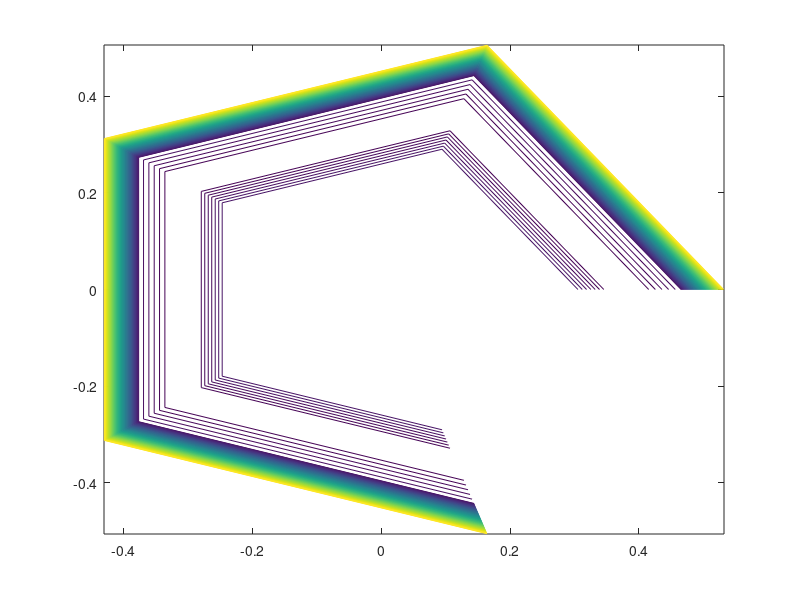
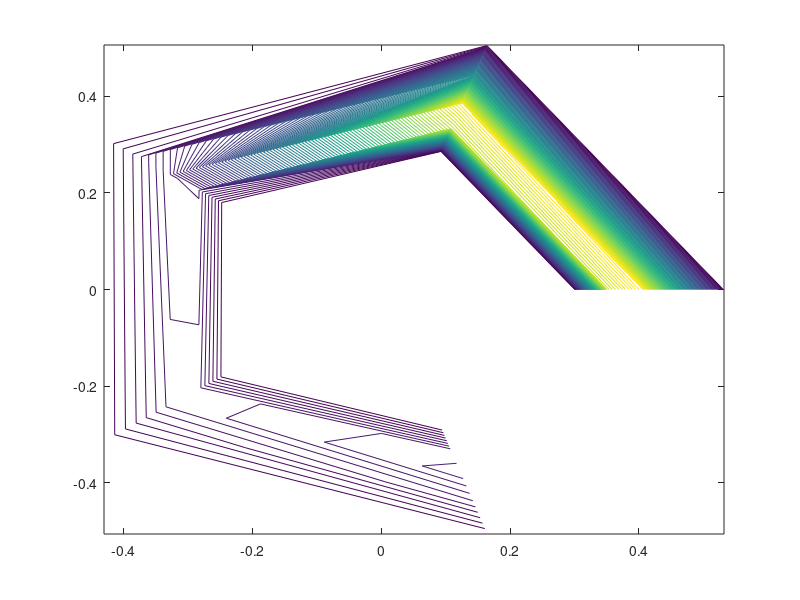

The MATLAB source for these figures, in order:
clc
clear all
alpha=1.1;
nu=1;
k1=1000;
delta_r(1)=0.05;
r(1)=0.3;
% if alpha<1
    i=1;
    while r(i)<0.5
    delta_r(i+1)=alpha*delta_r(i);
    r(i+1)=r(i)+delta_r(i);
    if r(i)>0.5
        r(i)=0.5;
    end
%     delta_r(i)=abs(r(i+1)-r(i));
        i=i+1;
    end
       Imax=i;
%         r(Imax+1)=0.5;
%         delta_r(Imax)=0.5-r(Imax);
%  
% end
% if alpha>1
%     i=1;
%     while delta_r(i)>0.001
%     delta_r(i+1)=alpha*delta_r(i);
%     i=i+1;
%     end
% end

% 
% u=zeros
% for i=1:100
delta_teta=2*pi/Imax;
teta=[0:delta_teta:2*pi-delta_teta];
w=ones(Imax,Imax,k1);
 w(:,1,:)=-5.625;
 w(:,Imax,:)=-5.625;
 
    for j=1:Imax
        A(j)=(alpha+alpha^2)*delta_r(j);
        B(j)=(alpha^2-1)/(r(j)*A(j))-2*(alpha+1)/(delta_r(j)*A(j))-2/((r(j)*delta_teta)^2);
        C(j)=1/(r(j)*delta_teta)^2;
        E(j)=1/(r(j)*A(j))+2/(A(j));
        F(j)=-alpha^2*(1/(r(j)*A(j)))+2*alpha/(A(j)*delta_r(j));
      
        
    end
     
  D=zeros(Imax,Imax,k1);
  si=zeros(Imax,Imax,k1);
  si(:,Imax,:)=1;
  si1=zeros(Imax,Imax,k1);

  
v=1;
k=1;
while v>10^(-6)
%  for k=1:100    
for j=2:Imax-1
    
        si(1,j,k+1)=(-si(1,j+1,k)*E(j)-si(1,j-1,k+1)*F(j)-si(2,j,k)*C(j)-si(Imax,j,k+1)*C(j)-w(1,j,k))/B(j);

    for i=2:Imax-1
        
        si(i,j,k+1)=(-si(i,j+1,k)*E(j)-si(i,j-1,k+1)*F(j)-si(i+1,j,k)*C(j)-si(i-1,j,k+1)*C(j)-w(i,j,k))/B(j);

     
    end
        si(Imax,j,k+1)=(-si(Imax,j+1,k)*E(j)-si(Imax,j-1,k+1)*F(j)-si(1,j,k)*C(j)-si(Imax-1,j,k+1)*C(j)-w(Imax,j,k))/B(j);
 

end
 for i=2:Imax-1
   si(i,1,k+1)=si(i,2,k+1)+r(1)*5*delta_r(1);

 end
   si(Imax,1,k+1)=si(Imax,2,k+1)+r(1)*5*delta_r(1);
   si(1,1,k+1)=si(1,2,k+1)+r(1)*5*delta_r(1);
 v=max(max(abs(si(:,:,k+1)-si(:,:,k))));
 
for j=2:Imax-1
    for i=2:Imax-1
        D(1,j,k+1)=(((alpha^2)-1)*(si(2,j,k+1)-si(Imax,j,k+1))/(A(j)*2*r(j)*delta_teta))-nu*B(j);

    
        D(i,j,k+1)=(((alpha^2)-1)*(si(i+1,j,k+1)-si(i-1,j,k+1))/(A(j)*2*r(j)*delta_teta))-nu*B(j);

    end
        D(Imax,j,k+1)=(((alpha^2)-1)*(si(1,j,k+1)-si(Imax-1,j,k+1))/(A(j)*2*r(j)*delta_teta))-nu*B(j);

end

   for i=2:Imax-1

      for j=2:Imax-1
        w(1,j,k+1)=(w(1,j+1,k)*(((nu/(A(j)*r(j)))+2*nu/(A(j)*delta_r(j)))-(si(2,j,k+1)-si(Imax,j,k+1))/(2*r(j)*A(j)*delta_teta))+...
            w(1,j-1,k+1)*(-(alpha^2)*nu/(A(j)*r(j))+2*nu*alpha/(delta_r(j)*A(j))+(alpha^2)*(si(2,j,k+1)-si(Imax,j,k+1))/(2*r(j)*delta_teta*A(j)))+...
            w(2,j,k)*(nu*C(j)+(si(1,j+1,k+1)-(alpha^2)*si(1,j-1,k+1)+((alpha^2)-1)*si(1,j,k+1))/(2*r(j)*delta_teta*A(j)))+...
            w(Imax,j,k+1)*(nu*C(j)-(si(1,j+1,k+1)-(alpha^2)*si(1,j-1,k+1)+((alpha^2)-1)*si(1,j,k+1))/(2*r(j)*delta_teta*A(j))))/D(1,j,k+1);
        
        w(i,j,k+1)=(w(i,j+1,k)*(((nu/(A(j)*r(j)))+2*nu/(A(j)*delta_r(j)))-(si(i+1,j,k+1)-si(i-1,j,k+1))/(2*r(j)*A(j)*delta_teta))+...
            w(i,j-1,k+1)*(-(alpha^2)*nu/(A(j)*r(j))+2*nu*alpha/(delta_r(j)*A(j))+(alpha^2)*(si(i+1,j,k+1)-si(i-1,j,k+1))/(2*r(j)*delta_teta*A(j)))+...
            w(i+1,j,k)*(nu*C(j)+(si(i,j+1,k+1)-(alpha^2)*si(i,j-1,k+1)+((alpha^2)-1)*si(i,j,k+1))/(2*r(j)*delta_teta*A(j)))+...
            w(i-1,j,k+1)*(nu*C(j)-(si(i,j+1,k+1)-(alpha^2)*si(i,j-1,k+1)+((alpha^2)-1)*si(i,j,k+1))/(2*r(j)*delta_teta*A(j))))/D(i,j,k+1);
         
         w(Imax,j,k+1)=(w(Imax,j+1,k)*(((nu/(A(j)*r(j)))+2*nu/(A(j)*delta_r(j)))-(si(1,j,k+1)-si(Imax-1,j,k+1))/(2*r(j)*A(j)*delta_teta))+...
            w(Imax,j-1,k+1)*(-(alpha^2)*nu/(A(j)*r(j))+2*nu*alpha/(delta_r(j)*A(j))+(alpha^2)*(si(1,j,k+1)-si(Imax-1,j,k+1))/(2*r(j)*delta_teta*A(j)))+...
            w(1,j,k)*(nu*C(j)+(si(Imax,j+1,k+1)-(alpha^2)*si(Imax,j-1,k+1)+((alpha^2)-1)*si(Imax,j,k+1))/(2*r(j)*delta_teta*A(j)))+...
            w(Imax-1,j,k+1)*(nu*C(j)-(si(Imax,j+1,k+1)-(alpha^2)*si(Imax,j-1,k+1)+((alpha^2)-1)*si(Imax,j,k+1))/(2*r(j)*delta_teta*A(j))))/D(Imax,j,k+1);    
      end

  end
 k=k+1;
end
si1=si(:,:,k);
w1=w(:,:,k);
% 
% [T R]=pol2cart(teta,r(1,:));
% [X Y]= meshgrid(T,R); 
% 
% figure(1)
% contour(X,Y,si1,30)
% colorbar;
% 
% figure(2)
% contour(X,Y,w1)
% colorbar

%%
[x,y]=meshgrid(r,teta);
[b,o]=pol2cart(y,x);
contour(b,o,si1,100)
%%
figure
contour(b,o,w1,100)
%%
% for j=1:Imax
%     for i=2:Imax-1
% Vr(i,j)=(si(i+1,j,k)-si(i-1,j))/(r(j)*2*delta_teta);
%     end
% Vr(1,j)=(si(2,j,k)-si(Imax,j))/(r(j)*2*delta_teta);
% Vr(Imax,j)=(si(1,j,k)-si(Imax-1,j))/(r(j)*2*delta_teta);
% 
% end
% for j=1:Imax
%     for i=1:Imax-1
% Vt(i,j)=(si(i+1,j,k)-si(i,j))/(2*delta_r(j));
%     end
% Vt(Imax,j)=(si(1,j,k)-si(Imax,j))/(2*delta_r(j));
% 
% end
% figure
% plot(Vt,r);
% 
